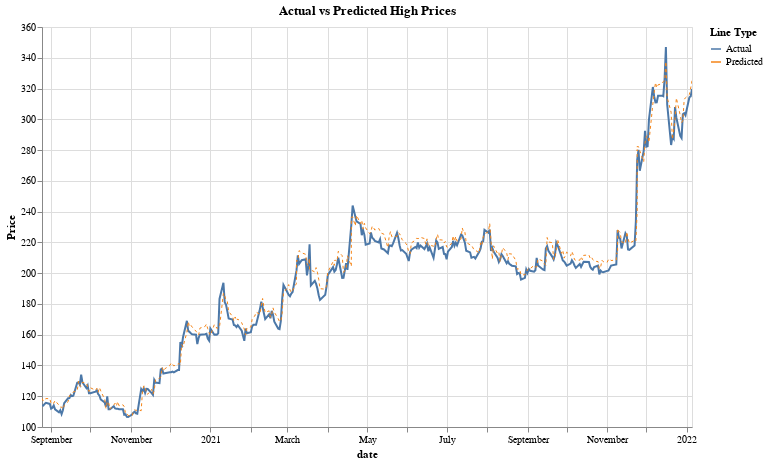

The cell this chart's notebook holds for it:
### Code cell
import altair as alt

alt.themes.enable('fivethirtyeight')

predictions_df['date'] = pd.to_datetime(predictions_df['date'])

predictions_df['label'] = 'Actual'
predictions_df['predicted_label'] = 'Predicted'

# Actual high price line
line1 = alt.Chart(predictions_df).mark_line(strokeWidth=2).encode(
    x='date:T',
    y=alt.Y('y_test:Q', title='Price', scale=alt.Scale(zero=False)),
    color=alt.Color('label:N', legend=alt.Legend(title="Line Type")),
    tooltip=['date', 'y_test', 'y_pred']
)

# Predicted high price line
line2 = alt.Chart(predictions_df).mark_line(strokeWidth=1, strokeDash=[3, 3]).encode(
    x='date:T',
    y=alt.Y('y_pred:Q', title='', scale=alt.Scale(zero=False)),
    color=alt.Color('predicted_label:N', legend=alt.Legend(title="Line Type")),
    tooltip=['date', 'y_test', 'y_pred']
)

# Combine the two lines
chart = alt.layer(line1, line2).properties(
    title='Actual vs Predicted High Prices',
    width=650,
    height=400
).interactive()

chart

### Figure 1 — Vega-Lite specification as saved in the notebook (floating-point values rounded to 4 significant figures; data arrays with more than 128 entries replaced by an {"elided": "..."} marker saying what was removed)
{"usermeta": {"embedOptions": {"theme": "fivethirtyeight"}}, "config": {"view": {"continuousWidth": 300, "continuousHeight": 300}}, "layer": [{"mark": {"type": "line", "strokeWidth": 2}, "encoding": {"color": {"field": "label", "legend": {"title": "Line Type"}, "type": "nominal"}, "tooltip": [{"field": "date", "type": "temporal"}, {"field": "y_test", "type": "quantitative"}, {"field": "y_pred", "type": "quantitative"}], "x": {"field": "date", "type": "temporal"}, "y": {"field": "y_test", "scale": {"zero": false}, "title": "Price", "type": "quantitative"}}, "name": "view_3"}, {"mark": {"type": "line", "strokeDash": [3, 3], "strokeWidth": 1}, "encoding": {"color": {"field": "predicted_label", "legend": {"title": "Line Type"}, "type": "nominal"}, "tooltip": [{"field": "date", "type": "temporal"}, {"field": "y_test", "type": "quantitative"}, {"field": "y_pred", "type": "quantitative"}], "x": {"field": "date", "type": "temporal"}, "y": {"field": "y_pred", "scale": {"zero": false}, "title": "", "type": "quantitative"}}}], "data": {"name": "data-03cafb53e52e7300514ebf4d732c382a"}, "height": 400, "params": [{"name": "param_3", "select": {"type": "interval", "encodings": ["x", "y"]}, "bind": "scales", "views": ["view_3"]}], "title": "Actual vs Predicted High Prices", "width": 650, "$schema": "https://vega.github.io/schema/vega-lite/v5.8.0.json", "datasets": {"data-03cafb53e52e7300514ebf4d732c382a": {"elided": "365 records"}}}
